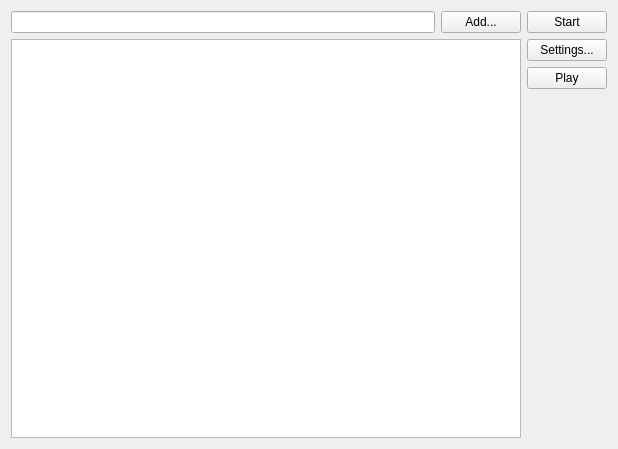
<?xml version="1.0" encoding="UTF-8"?>
<ui version="4.0">
 <class>Widget</class>
 <widget class="QWidget" name="Widget">
  <property name="geometry">
   <rect>
    <x>0</x>
    <y>0</y>
    <width>618</width>
    <height>449</height>
   </rect>
  </property>
  <property name="windowTitle">
   <string>Widget</string>
  </property>
  <layout class="QVBoxLayout" name="verticalLayout">
   <item>
    <layout class="QHBoxLayout" name="horizontalLayout">
     <item>
      <layout class="QVBoxLayout" name="verticalLayout_3">
       <item>
        <layout class="QHBoxLayout" name="horizontalLayout_3">
         <item>
          <widget class="QLineEdit" name="addWordEdit"/>
         </item>
         <item>
          <widget class="QPushButton" name="addWordBtn">
           <property name="text">
            <string>Add...</string>
           </property>
          </widget>
         </item>
        </layout>
       </item>
       <item>
        <widget class="QTableView" name="tableView"/>
       </item>
      </layout>
     </item>
     <item>
      <layout class="QVBoxLayout" name="verticalLayout_2">
       <item>
        <widget class="QPushButton" name="getItBtn">
         <property name="text">
          <string>Start</string>
         </property>
        </widget>
       </item>
       <item>
        <widget class="QPushButton" name="settingsBtn">
         <property name="text">
          <string>Settings...</string>
         </property>
        </widget>
       </item>
       <item>
        <widget class="QPushButton" name="playBtn">
         <property name="text">
          <string>Play</string>
         </property>
        </widget>
       </item>
       <item>
        <spacer name="verticalSpacer">
         <property name="orientation">
          <enum>Qt::Vertical</enum>
         </property>
         <property name="sizeHint" stdset="0">
          <size>
           <width>20</width>
           <height>40</height>
          </size>
         </property>
        </spacer>
       </item>
      </layout>
     </item>
    </layout>
   </item>
  </layout>
 </widget>
 <layoutdefault spacing="6" margin="11"/>
 <resources/>
 <connections/>
</ui>
